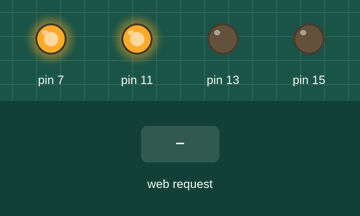
Simulated run of this program. Board: Raspberry Pi (header pin numbers). On the bench: output pins drawn as LEDs (lit = HIGH). Dashed ring = blinking. The inputs (shaded band) are chosen by the test bench. The clock reads 2024-03-15 10:24:30 at power-on unless the program sets it; what the program prints to the terminal is not drawn.

Above: at 1.2 s.
1.3 s: HTTP request for /strobe received
At 1.45 s:
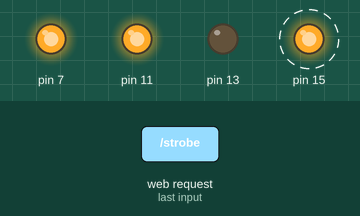
Timing chart, 0 to 8.8 s (numbered marks = the images above; inputs shaded):
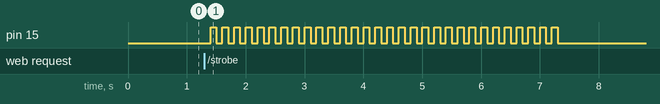

Measured:
- after the input at 1.3 s, pin 15: alternates HIGH for 0.10 s and LOW for 0.10 s, 60 changes in all, then stays LOW, starting after 0.10 s

The program:

lights.py
```python
"""
Turn LEDs on, off, and strobe
git@github.com:JamshedVesuna/rpi.git
"""

import RPi.GPIO as gp
import time
from flask import Flask


app = Flask(__name__)

gp.setwarnings(False)
gp.setmode(gp.BOARD)
gp.setup(7, gp.OUT)
gp.setup(11, gp.OUT)
gp.setup(13, gp.OUT)
gp.setup(15, gp.OUT)

gp.output(7, True)
gp.output(11, True)


@app.route('/on')
def on():
    gp.output(13, False)
    gp.output(15, True)
    return "Lights turned on"

@app.route('/off')
def off():
    gp.output(13, False)
    gp.output(15, False)

@app.route('/strobe')
def strobe():
    i = 0
    while i < 30:
        time.sleep(0.1)
        on()
        time.sleep(0.1)
        off()
        i += 1

if __name__ == '__main__':
    app.run(host='0.0.0.0')
```
